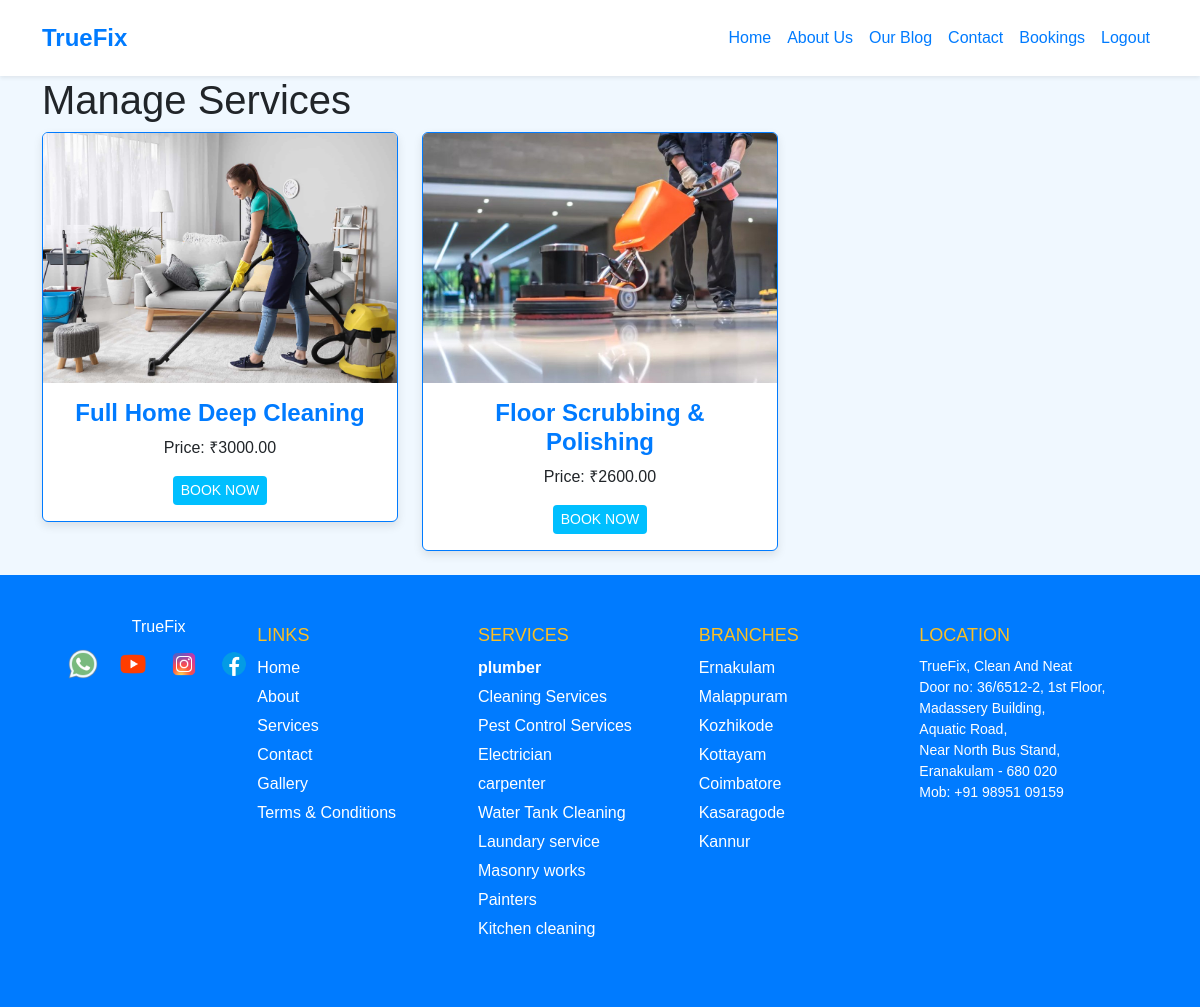
Screenshot of /view_service/5 with the database file from the repository.
### app/models.py (models this page shows, shortened)
class Service(models.Model):
    category = models.ForeignKey(Category, on_delete=models.CASCADE)
    name = models.CharField(max_length=200)
    description = models.TextField()
    price = models.DecimalField(max_digits=10, decimal_places=2)
    image = models.ImageField(upload_to='services/',null=True)
    is_available = models.BooleanField(default=True)

### app/views.py (the view)
# urls.py: path('view_service/<pid>',views.view_service),
def view_service(req,pid):
    cat=Category.objects.get(pk=pid)
    print(cat)
    service=Service.objects.filter(category=cat)
    return render(req,'user/view_service.html',{'service':service})

### templates/user/view_service.html (shortened to what this page needs)
<!DOCTYPE html>
<html lang="en">
<head>
    {% load static %}
    <link href="https://cdn.jsdelivr.net/npm/bootstrap@5.3.3/dist/css/bootstrap.min.css" rel="stylesheet">
</head>
<body>
    <nav class="navbar navbar-expand-lg navbar-light bg-white shadow-sm">
        <div class="container">
            <a class="navbar-brand" href="../">TrueFix</a>
            <div class="collapse navbar-collapse" id="navbarNav">
                <ul class="navbar-nav ms-auto">
                    <li class="nav-item"><a class="nav-link" href="../">Home</a></li>
                    <li class="nav-item"><a class="nav-link" href="../about">About Us</a></li>
                    <li class="nav-item"><a class="nav-link" href="../blog">Our Blog</a></li>
                    <li class="nav-item"><a class="nav-link" href="../contact">Contact</a></li>
                    <li class="nav-item"><a class="nav-link" href="../bookings">Bookings</a></li>
                    <li class="nav-item"><a class="nav-link" href="../logout">Logout</a></li>
                </ul>
            </div>
        </div>
    </nav>
  <div class="container">
    <h1>Manage Services</h1>
    <div class="row">
        {% for s in service %}
        <div class="col-lg-4 col-md-6 mb-4">
            <div class="card">
                <img class="card-img-top" src="{{ s.image.url }}" alt="Service Image" style="height: 250px; object-fit: cover;">
                <div class="card-body text-center">
                    <h4 class="card-title">{{ s.name }}</h4>
                    <p class="card-text">Price:  ₹{{ s.price }}</p>
                    <a href="{% url 'buy_now' s.pk %}" class="btn btn-edit btn-sm">BOOK NOW</a>
                </div>
            </div>
        </div>
        {% endfor %}
    </div>
</div>
<footer>
    <div class="footer-container">
        <div class="footer-logo">
            TrueFix
            <div class="social-icons">
                <img src="{% static 'images/whatsapp.png' %}" alt="WhatsApp">
                <img src="{% static 'images/youtube.png' %}" alt="Instagram">
                <img src="{% static 'images/instagram.png' %}" alt="Facebook">
                <img src="{% static 'images/facebook.png' %}" alt="YouTube">
            </div>
        </div>
        <div class="footer-column">
            <h3>LINKS</h3>
            <ul>
                <li><a href="#">Home</a></li>
                <li><a href="#">About</a></li>
                <li><a href="#">Services</a></li>
                <li><a href="#">Contact</a></li>
                <li><a href="#">Gallery</a></li>
                <li><a href="#">Terms & Conditions</a></li>
            </ul>
        </div>
        <div class="footer-column">
            <h3>SERVICES</h3>
            <ul>
                <li><a href="#"><strong>plumber</strong></a></li>
                <li><a href="#">Cleaning Services</a></li>
                <li><a href="#">Pest Control Services</a></li>
                <li><a href="#">Electrician</a></li>
                <li><a href="#">carpenter</a></li>
                <li><a href="#">Water Tank Cleaning</a></li>
                <li><a href="#">Laundary service</a></li>
                <li><a href="#">Masonry works</a></li>
                <li><a href="#">Painters</a></li>
                <li><a href="#">Kitchen cleaning</a></li>
            </ul>
        </div>
        <div class="footer-column">
            <h3>BRANCHES</h3>
            <ul>
                <li>Ernakulam</li>
                <li>Malappuram</li>
                <li>Kozhikode</li>
                <li>Kottayam</li>
                <li>Coimbatore</li>
                <li>Kasaragode</li>
                <li>Kannur</li>
            </ul>
        </div>
        <div class="footer-column">
            <h3>LOCATION</h3>
            <p>
                TrueFix, Clean And Neat<br>
                Door no: 36/6512-2, 1st Floor,<br>
                Madassery Building,<br>
                Aquatic Road,<br>
                Near North Bus Stand,<br>
                Eranakulam - 680 020<br>
                Mob: +91 98951 09159
            </p>
        </div>
    </div>
</footer>
</body>
</html>

### templates/user/view_service.html (style rules this page uses)
body { background-color: #f0f8ff; font-family: Arial, sans-serif; }
.navbar { background-color: white !important; padding: 15px 0; box-shadow: 0px 4px 10px rgba(0, 0, 0, 0.1); }
.navbar .navbar-brand { font-size: 1.5rem; font-weight: bold; color: #007bff; }
.navbar .nav-link { color: #007bff; font-weight: 500; transition: color 0.3s ease-in-out; }
.card { border: 1px solid #007bff; transition: transform 0.3s ease-in-out; box-shadow: 0px 4px 10px rgba(0, 0, 0, 0.1); }
.card-title { color: #007bff; font-weight: bold; }
.btn-edit { background-color: #00bfff !important; border: none; color: white; }
footer { background-color: #007bff; color: white; padding: 40px 60px; }
.footer-container { display: flex; justify-content: space-between; flex-wrap: wrap; }
.footer-logo { display: flex; flex-direction: column; align-items: center; }
.footer-logo img { width: 150px; }
.social-icons { margin-top: 10px; }
.social-icons img { width: 30px; margin: 0 8px; cursor: pointer; }
.footer-column { flex: 1; min-width: 200px; margin: 10px 0; }
.footer-column h3 { font-size: 18px; color: #fbbf24; margin-bottom: 10px; }
.footer-column ul { list-style: none; padding: 0; }
.footer-column ul li { margin-bottom: 5px; }
.footer-column ul li a { text-decoration: none; color: white; }
.footer-column p { font-size: 14px; line-height: 1.5; }

### rows the page displays
Service: image (picture), name "Full Home Deep Cleaning", price "3000.00"
Service: image (picture), name "Floor Scrubbing & Polishing", price "2600.00"
